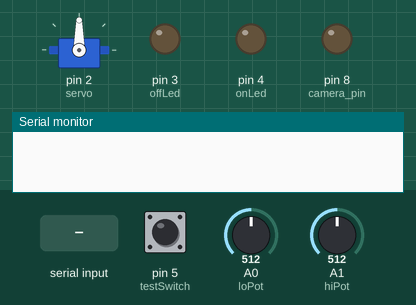
This sketch was run on a simulated Arduino Uno, built with avr-gcc and run on an emulated ATmega328P. On the bench: servo, output pins drawn as LEDs (lit = HIGH), the last lines printed to the serial monitor. Dashed ring = blinking. The inputs (shaded band) are chosen by the test bench; at power-on: pin 5 (testSwitch) LOW, A0 (loPot) = 512, A1 (hiPot) = 512.

Above: at 1.2 s.
1.3 s: pin 5 (testSwitch) pulled HIGH for 3.2 s
At 4.8 s:
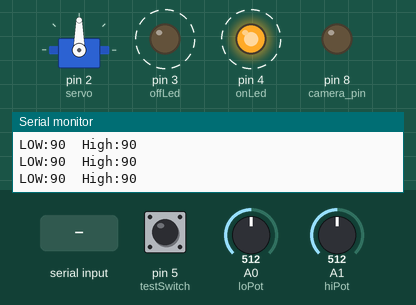
7.5 s: "1" received over Serial
At 8.2 s:
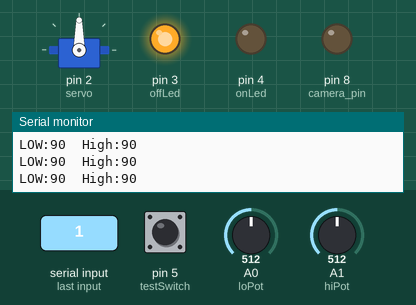
9.0 s: "0" received over Serial
At 9.4 s:
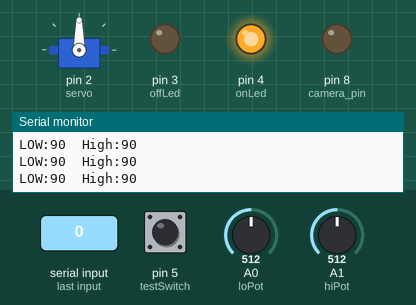
Timing chart, 0 to 11.5 s (numbered marks = the images above; inputs shaded):
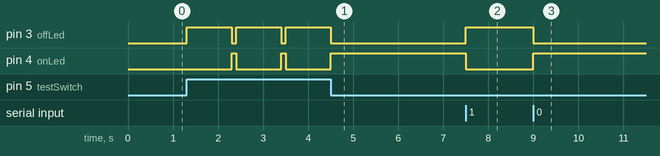

The sketch:

PeachyPrinterArduinoInterface.ino
```cpp
/*
  Peachy Printer Servo Controlled Dripper

  Notes:
     Using LOW for on LED
 */

#include <Servo.h>

Servo valveServo;
bool photographLaser = true;
int bufferSize = 500;
int layersPerPicture = 10;
int layerCount = 0;
int camera_pin = 8;
int onLed = 4;
int offLed = 3;
int servo = 2;
int servoHi = 1;
int servoLo = 2;
int loPot = A0;
int hiPot = A1;
int testSwitch = 5;


int dripOnCommand = 49;
int dripOffCommand = 48;
int layerStartCommand = 83;
int layerEndCommand = 69;

unsigned long maxTime = 1000000000l;

int maxPotValue = 1024;
float servoThrow = 180.0;
int incommingByte = 0;
unsigned long cameraStateOnTime = millis() + maxTime;
unsigned long cameraStateOffTime = millis() + maxTime;


void setup() {
  pinMode(camera_pin, OUTPUT);
  pinMode(onLed, OUTPUT);
  pinMode(offLed, OUTPUT);
  pinMode(servo, OUTPUT);
  pinMode(testSwitch, INPUT);
  valveServo.attach(servo);
  Serial.begin(9600);
}

int getHighValue(){
  return ((analogRead(hiPot) * servoThrow) + 1) / maxPotValue;
}

int getLowValue(){
  return ((analogRead(loPot) * servoThrow) + 1) / maxPotValue;
}

void test() {
  Serial.print("LOW:");
  Serial.print(getLowValue());
  Serial.print("\tHigh:");
  Serial.println(getHighValue());
  dripperOn();
  delay(1000);
  dripperOff();
  delay(100);               // wait for a second
}

void dripperOn(){
    digitalWrite(onLed, LOW);
    digitalWrite(offLed, HIGH);
    valveServo.write(getHighValue());
}

void dripperOff(){
  digitalWrite(onLed, HIGH);
  digitalWrite(offLed, LOW);
  valveServo.write(getLowValue());
}

void camera_on(){
  if (layerCount % layersPerPicture == 0){
  cameraStateOnTime = millis() + bufferSize;
  }
}

void camera_off(){
  cameraStateOffTime = millis() + bufferSize;
}

void camera_state(){
  if (millis() >=  cameraStateOnTime){
      digitalWrite(camera_pin, HIGH);
      cameraStateOnTime = millis() + maxTime;
      Serial.println("On");
  }
  if (millis() >=  cameraStateOffTime){
      digitalWrite(camera_pin, LOW);
      cameraStateOffTime = millis() + maxTime;
      Serial.println("Off");
    }
}

void run() {
  if (Serial.available() > 0) {
    incommingByte = Serial.read();
  } else {
    incommingByte = ' ';
  }

  if (incommingByte == dripOnCommand) {
    dripperOn();
  } else if (incommingByte == dripOffCommand) {
    dripperOff();
  } else if (incommingByte == layerStartCommand) {
    layerCount++;
    if (photographLaser){
      camera_on();
    }
    else{
      camera_off();
    }
    }
    else if (incommingByte == layerEndCommand) {
    if (photographLaser){
      camera_off();
    }
    else{
      camera_on();
    }
  } else if (incommingByte == 'D') {
    Serial.write("OK\n");
    incommingByte = 0;
  }
  camera_state();
}

void loop() {
  if (digitalRead(testSwitch) == HIGH) {
    test();
  } else {
    run();
  }

}
```

Measured:
- after the input at 1.3 s, pin 3 (offLed): alternates HIGH for 1.0 s and LOW for 0.10 s, 6 changes in all, then stays LOW, starting at once; pin 4 (onLed): alternates HIGH for 0.10 s and LOW for 1.0 s, 5 changes in all, then stays HIGH, starting after 1.0 s
- after the input at 7.5 s, pin 3 (offLed): LOW → HIGH at once; pin 4 (onLed): HIGH → LOW at once
- after the input at 9.0 s, pin 3 (offLed): HIGH → LOW at once; pin 4 (onLed): LOW → HIGH at once
